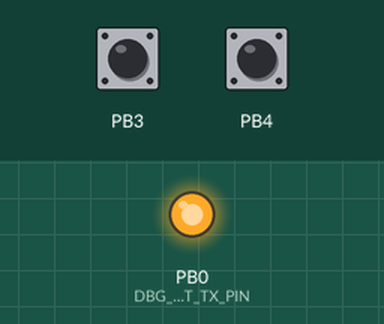
Recording of a program running on a simulated ATtiny85, built with avr-gcc and emulated at 1 MHz. Parts: output pins drawn as LEDs (lit = HIGH). Inputs (shaded band) come from the test bench; at power-on: PB4 HIGH, PB3 HIGH. Sleep ends after the set time or at an interrupt.

Above: at 1.2 s.
1.3 s: PB4 pulsed LOW 2 times (0.12 s each, 0.3 s apart)
Timing chart, 0 to 4.3 s (numbered marks = the images above; inputs shaded):
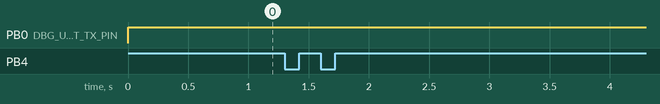

The program:

main.c
```c
#include <stdint.h>
#include <avr/io.h>
#include <avr/interrupt.h>
#include <util/delay.h>
#include <avr/sleep.h>

// http://goo.gl/kx5pLU
#include "dbg_putchar.h"

// Debounce delay
volatile uint16_t pb3_delay = 0;
volatile uint16_t pb4_delay = 0;
const uint16_t bounce_delay = 0x0FFF;

int main(void)
{
    dbg_tx_init();

    // Disable interrupts
    cli();

    // Configure PB3 & 4 as inputs
    DDRB &= ~((1 << DDB3) | (1 << DDB4));

    // Enable pin change interrupt
    GIMSK |= (1 << PCIE);

    // Enable interrupts for PB3 & 4
    PCMSK |= ((1 << PCINT3) | (1 << PCINT4));

    // Enable interrupts
    sei();

    // Set sleep mode - Power down
    set_sleep_mode(SLEEP_MODE_PWR_DOWN);

    while(1) {
        // Button debounce
        if (pb3_delay > 0) pb3_delay--;
        if (pb4_delay > 0) pb4_delay--;

        cli();
        // Enter sleep mode
        if (pb3_delay == 0 && pb4_delay == 0) {
            sleep_enable();
            sleep_bod_disable();
            sei();
            sleep_cpu();
            sleep_disable();
        }
    }

    return 0;
}

ISR(PCINT0_vect) {
    // Detect pin change to low on PB3
    if (pb3_delay == 0 && !(PINB & (1 << PB3))) {
        pb3_delay = bounce_delay; // Debounce
        dbg_putchar('q');
    }

    // Detect pin change to low on PB4
    if (pb4_delay == 0 && !(PINB & (1 << PB4))) {
        pb4_delay = bounce_delay; // Debounce
        dbg_putchar('e');
    }
}
```

dbg_putchar.c
```c
// (licence header left out)
#include <stdint.h>
#include <avr/io.h>
#include <avr/interrupt.h>

#include "dbg_putchar.h"

#if DBG_UART_ENABLE

void dbg_putchar(uint8_t c)
{
#define DBG_UART_TX_NUM_DELAY_CYCLES	((F_CPU/DBG_UART_BAUDRATE-16)/4+1)
#define DBG_UART_TX_NUM_ADD_NOP		((F_CPU/DBG_UART_BAUDRATE-16)%4)
	uint8_t sreg;
	uint16_t tmp;
	uint8_t numiter = 10;

	sreg = SREG;
	cli();

	asm volatile (
		/* put the START bit */
		"in %A0, %3"		"\n\t"	/* 1 */
		"cbr %A0, %4"		"\n\t"	/* 1 */
		"out %3, %A0"		"\n\t"	/* 1 */
		/* compensate for the delay induced by the loop for the
		 * other bits */
		"nop"			"\n\t"	/* 1 */
		"nop"			"\n\t"	/* 1 */
		"nop"			"\n\t"	/* 1 */
		"nop"			"\n\t"	/* 1 */
		"nop"			"\n\t"	/* 1 */

		/* delay */
	   "1:" "ldi %A0, lo8(%5)"	"\n\t"	/* 1 */
		"ldi %B0, hi8(%5)"	"\n\t"	/* 1 */
	   "2:" "sbiw %A0, 1"		"\n\t"	/* 2 */
		"brne 2b"		"\n\t"	/* 1 if EQ, 2 if NEQ */
#if DBG_UART_TX_NUM_ADD_NOP > 0
		"nop"			"\n\t"	/* 1 */
  #if DBG_UART_TX_NUM_ADD_NOP > 1
		"nop"			"\n\t"	/* 1 */
    #if DBG_UART_TX_NUM_ADD_NOP > 2
		"nop"			"\n\t"	/* 1 */
    #endif
  #endif
#endif
		/* put data or stop bit */
		"in %A0, %3"		"\n\t"	/* 1 */
		"sbrc %1, 0"		"\n\t"	/* 1 if false,2 otherwise */
		"sbr %A0, %4"		"\n\t"	/* 1 */
		"sbrs %1, 0"		"\n\t"	/* 1 if false,2 otherwise */
		"cbr %A0, %4"		"\n\t"	/* 1 */
		"out %3, %A0"		"\n\t"	/* 1 */

		/* shift data, putting a stop bit at the empty location */
		"sec"			"\n\t"	/* 1 */
		"ror %1"		"\n\t"	/* 1 */

		/* loop 10 times */
		"dec %2"		"\n\t"	/* 1 */
		"brne 1b"		"\n\t"	/* 1 if EQ, 2 if NEQ */
		: "=&w" (tmp),			/* scratch register */
		  "=r" (c),			/* we modify the data byte */
		  "=r" (numiter)		/* we modify number of iter.*/
		: "I" (_SFR_IO_ADDR(DBG_UART_TX_PORT)),
		  "M" (1<<DBG_UART_TX_PIN),
		  "i" (DBG_UART_TX_NUM_DELAY_CYCLES),
		  "1" (c),			/* data */
		  "2" (numiter)
	);
	SREG = sreg;
}
#undef DBG_UART_TX_NUM_DELAY_CYCLES
#undef DBG_UART_TX_NUM_ADD_NOP

#endif
```

dbg_putchar.h
```c
// (licence header left out)
#ifndef DBG_PUTCHAR_H
#define DBG_PUTCHAR_H

#include <stdint.h>

/* User setting -> Whether to enable the software UART */
#define DBG_UART_ENABLE		1

/* User setting -> Output pin the software UART */
#define DBG_UART_TX_PORT	PORTB
#define DBG_UART_TX_DDR		DDRB
#define DBG_UART_TX_PIN		PB0

/* User setting -> Software UART baudrate. */
#define DBG_UART_BAUDRATE	9600


/* ---- DO NOT TOUCH BELOW THIS LINE ---- */

#if DBG_UART_ENABLE

/**
 * @brief Debug software UART initialization.
 */
#define dbg_tx_init()	do { \
		DBG_UART_TX_PORT |= (1<<DBG_UART_TX_PIN); \
		DBG_UART_TX_DDR |= (1<<DBG_UART_TX_PIN); \
	} while(0)

/**
 * @brief Software UART routine for transmitting debug information.
 *
 * @warning This routine blocks all interrupts until all 10 bits  ( 1 START +
 * 8 DATA + 1 STOP) are transmitted. This would be about 1ms with 9600bps.
 *
 * @note Calculation for the number of CPU cycles, executed for one bit time:
 * F_CPU/BAUDRATE = (3*1+2) + (2*1 + (NDLY-1)*4 + 2+1) + 6*1
 *
 * (NDLY-1)*4 = F_CPU/BAUDRATE - 16
 * NDLY = (F_CPU/BAUDRATE-16)/4+1
 */
extern void dbg_putchar(uint8_t c);

#else
  #define dbg_tx_init()
  #define dbg_putchar(A)		((void)(A))
#endif	/* DBG_UART_ENABLE */

#endif	/* DBG_PUTCHAR_H */
```
